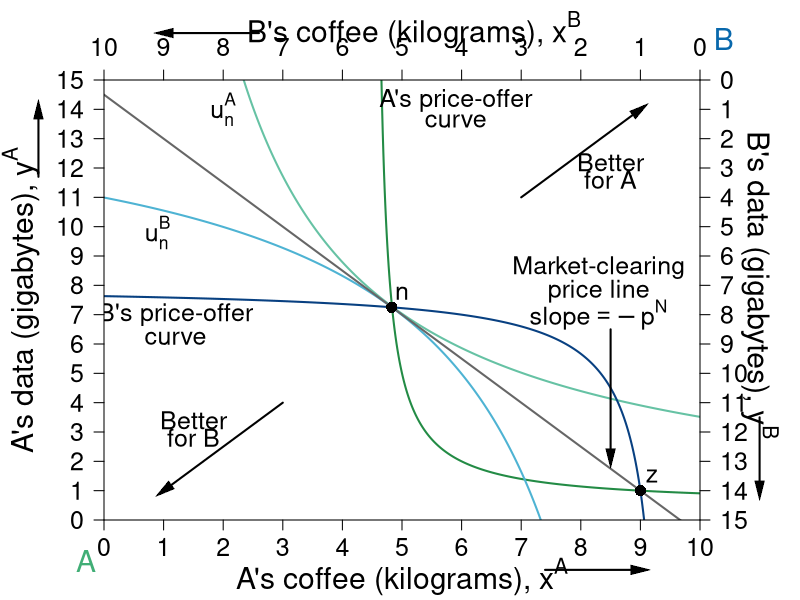

Source code (R):
#' Graph Designer: Simon Halliday, Scott Cohn
#' Authors: Bowles and Halliday
#' Title: Coordination, Conflict and Competition: A Text in Microeconomics

library("shape")

pdf(file = "what_can_markets_do/property_walras_market.pdf", width = 9, height = 7)

# Set parameters for graphics
axislabelsize <- 1.8
labelsize <- 1.5
namesize <- 1.8
annotatesize <- 1.5
graphlinewidth <- 2
segmentlinewidth <- 1.5

COL <- c("#7fc97f", "#beaed4", "#fdc086", "#ffff99", "#386cb0", "#f0027f", "#bf5b17", "#666666")
COLA <- c("#e0f3db", "#99d8c9","#66c2a4","#41ae76", "#238b45", "#005824")
COLB <- c("#c6dbef", "#4eb3d3", "#2b8cbe", "#0868ac","#084081")
COLC <- c("#fcfbfd", "#efedf5", "#dadaeb", "#bcbddc", "#9e9ac8", "#807dba", "#6a51a3", "#54278f", "#3f007d")
grays <- gray.colors(25, start = 1, end = 0, alpha = 1)
CBCols <- c("#009E73","#0072B2","#E69F00","#CC79A7", "#F0E442")



indiffcurveA1 <- function(x, U = 4, A = 1, a = 0.5) {
  ((((U-2)/A)*(1/x)^a)^(1/(1-a)))
}

indiffcurveA2 <- function(x, U = 4, A = 1, a = 0.5) {
  (((U/A)*(1/x)^a)^(1/(1-a)))
}

indiffcurveA3 <- function(x, U = 5.93, A = 1, a = 0.5) {
  (((U/A)*(1/x)^a)^(1/(1-a)))
}

indiffcurveA4 <- function(x, U = 6.984164, A = 1, a = 0.5) {
  ((((U)/A)*(1/x)^a)^(1/(1-a)))
}

paretoEC <- function(x) {
  (3/2)*x
}

OfferCurveA <- function(x) {
  # x/(x  - 4)
  x / (2*x - 9)
}

mrsplot <- function(x) {
  (13/2)*(x/(9-x)^2)
}

OfferCurveB <- function(x) {
  #15 - (14/2)*(10 - x)/(9 - x)
  (145 - 16*x) / (19 - 2*x)
}

WalrasPrice <- function(x) {
  14.5 - (3/2)*x
}

#Deriving the offer curves: let py = 1
#wA = 8px + 2py = 8px + 2; Demand: x = w/2px => x = 4 + 1/px => px = 1/(x - 4)
#Offer curve is y = px*x => (1/(x-4))*x = x/(x-4) defined for x neq 4
#wA = 2px + 13py = 2px + 13; Demand: x = w/2px => x = 1 + 13/2px => px = 13/2(x - 1)
#B's Offer curve is y = px*x => (13/2)(1/(x-1))*x = (13/2)(x/(x-1)
#Therefore in terms of yA and xA:
#15 - y = (13/2)*(10 - x)/(10 - x - 1)
#Therefore y = 15 - (13/2)*(10-x)/(9 - x) defined for x neq 9
#The tangency of the indifference curve and the offer curve gives mrsplot
#Where mrsplot equals that offer curve, we get x = (3/17)*(51 - sqrt(221)) = 6.376576; 
#So y = 6.022321; therefore u = (6.376576^0.5)*(6.022321^0.5)

indiffcurveBneg1 <- function(x, U = 5.09, A = 1, a = 0.5) {
  15 - (((U/A)*(1/(10 - x))^a)^(1/(1-a)))
}

indiffcurveBneg2 <- function(x, U = 6.33, A = 1, a = 0.5) {
  15 - (((U/A)*(1/(10 - x))^a)^(1/(1-a)))
}

#Aisha happens to have found 8 apples and 2 oranges, 
#and Betty happens to have found 2 apples and 13 oranges. 
#Aisha's utility (8^0.5)*(2^0.5) = 4
#Betty's utility (2^0.5)*(13^0.5) = 5.09


par(mar =  c(4, 5.2, 4, 5))
xlims <- c(0, 10)
ylims <- c(0, 15)
xlims2 <- c(10, 0)
ylims2 <- c(15, 0)

plot(0, 0, xlim = xlims, ylim = ylims, type = "n",
     xlab = expression(paste("A's coffee (kilograms), ", x^A)),
     ylab = expression(paste("A's data (gigabytes), ", y^A)), 
     #line = 2.5,
     xaxt = "n", 
     yaxt = "n", 
     cex.lab = axislabelsize, 
     bty = "n",
     xaxs = "i", 
     yaxs = "i")


npts <- 500 
npts2 <- 501

#Specify the sequences of points for graphing. 
xx1 <- seq(xlims[1], xlims[2], length.out = npts)
yy1 <- indiffcurveA2(xx1, U = 4, A = 1, a = 0.5)
yy2 <- indiffcurveA2(xx1)


#I need something like xx1 with npts for 
xx2 <- seq(4.5, xlims[2], length.out = npts)
xx3 <- seq(xlims[1], 9.1, length.out = npts)
xx4 <- seq(1, 9.5, length.out = npts)

#Draw the lines for the graphs

lines(xx1, indiffcurveA3(xx1), col = COLA[3], lwd = graphlinewidth)

lines(xx2, OfferCurveA(xx2), col = COLA[5], lwd = graphlinewidth)
lines(xx1, indiffcurveBneg2(xx1), col = COLB[2], lwd = graphlinewidth)

lines(xx3, OfferCurveB(xx3), col = COLB[5], lwd = graphlinewidth)
lines(xx1, WalrasPrice(xx1), col = COL[8], lwd = graphlinewidth)

#Customize ticks and labels for the plot
ticksy <- seq(from = 0, to = 15, by = 1)
ylabels <- seq(from = 0, to = 15, by = 1)
ticksx <- seq(from = 0, to = 10, by = 1)
xlabels <- seq(from = 0, to = 10, by = 1)
axis(1, at = ticksx, pos = 0, labels = xlabels, cex.axis = labelsize)
axis(2, at = ticksy, pos = 0, labels = ylabels, las = 1, gap.axis = -1, cex.axis = labelsize)

#Add arrows:
Arrows(-1.1, 11.7, -1.1, 14, col = "black", lty = 1, lwd = 2, arr.type = "triangle", arr.lwd = 0.5, xpd = TRUE)
Arrows(7.4, -1.7, 9, -1.7, col = "black", lty = 1, lwd = 2, arr.type = "triangle", arr.lwd = 0.5, xpd = TRUE)

# arrows(-1.1, 10.5, -1.1, 14, xpd = TRUE, length = 0.1, angle = 40, lwd = 3)
# arrows(6.7, -1.7, 9, -1.7, xpd = TRUE, length = 0.1, angle = 40, lwd = 3)

#Annotation of the three graphs and the NE

text(2, 14, expression(u[n]^A), cex = labelsize)
# 

# # #Label B's offer curve
# text(2, 2.6, expression("B's Offer Curve"), cex = labelsize)
# Arrows(1.5, 3.3, 1.5, 7, col = "black", lty = 1, lwd = 2, arr.type = "triangle", arr.lwd = 0.5)
# # 
# # # Price Line
# text(8.3, 13, expression(paste("A's Offer Curve")), cex = labelsize)
# Arrows(6.7, 13, 5, 13, col = "black", lty = 1, lwd = 2, arr.type = "triangle", arr.lwd = 0.5)
text(1.2, 7, expression("B's price-offer"), cex = annotatesize)
text(1.2, 6.2, expression("curve"), cex = annotatesize)

text(5.9, 14.3, expression("A's price-offer"), cex = annotatesize)
text(5.9, 13.6, expression("curve"), cex = annotatesize)

# text(2.5, 7.0, expression("B's best-response"), cex = annotatesize)
# text(2.5, 6.3, expression("function (ICC)"), cex = annotatesize)
# 
# text(6.3, 14.3, expression("A's best-response"), cex = annotatesize)
# text(6.3, 13.6, expression("function (ICC)"), cex = annotatesize)

# Walrasian Price Line
text(8.3, 8.6, expression(paste("Market-clearing")), cex = labelsize)
text(8.3, 7.8, expression(paste("price line")), cex = labelsize)
text(8.3, 7, expression(paste("slope", phantom() == -p^N)), cex = labelsize)
Arrows(8.5, 6.5, 8.5, 2.1, col = "black", lty = 1, lwd = 2, arr.type = "triangle", arr.lwd = 0.5)


text(1.5, 3.4, expression(paste("Better")), cex = labelsize)
text(1.5, 2.8, expression(paste("for B")), cex = labelsize)
Arrows(3, 4, 1, 1, col = "black", lty = 1, lwd = 2, arr.type = "triangle", arr.lwd = 0.5)

text(8.5, 15-2.8, expression(paste("Better")), cex = labelsize)
text(8.5, 15-3.4, expression(paste("for A")), cex = labelsize)
Arrows(10-3, 15-4, 9, 14, col = "black", lty = 1, lwd = 2, arr.type = "triangle", arr.lwd = 0.5)


# #Add a point for the initial endowment
points(4.8275, 7.25, pch = 16, col = "black", cex = 1.5)
text(5, 7.75, expression(n), cex = labelsize)

text(-0.3, -1.4, expression("A"), xpd = TRUE, cex = namesize, col = COLA[4])
text(10.4, 16.4, expression("B"), xpd = TRUE, cex = namesize, col = COLB[4])

#Set up second axes and labels

par(new = TRUE)

#Use the same x and ylims as previously, but with locations switched
xlims2 <- c(10, 0)
ylims2 <- c(15, 0)

#Leave the ylab and xlab blank to ensure no axes titles
plot(0, 0, xlim = xlims2, ylim = ylims2, type = "n",
     xlab = expression(paste("")),
     ylab = expression(paste("")),
     xaxt = "n", 
     yaxt = "n", 
     #cex.lab = 1.2,
     cex.axis = labelsize,
     bty = "n",
     xaxs = "i", 
     yaxs = "i")

#Set up axes at sides 3 and 4 (top and right)
axis(side = 3, at = ticksx, pos = 0, labels = xlabels, cex.axis = labelsize)
axis(side = 4, at = ticksy, pos = 0, labels = ylabels, las = 1, gap.axis = -1, cex.axis = labelsize)
text(4.8, -1.7, expression(paste("B's coffee (kilograms), ", x^B)), xpd = TRUE, cex = axislabelsize) 
text(-1, 7, expression(paste("B's data (gigabytes), ", y^B)), xpd = TRUE, cex = axislabelsize, srt = 270) 

#Add arrows:
Arrows(-1, 11.5, -1, 14, col = "black", lty = 1, lwd = 2, arr.type = "triangle", arr.lwd = 0.5, xpd = TRUE)
Arrows(7.4, -1.6, 9, -1.6, col = "black", lty = 1, lwd = 2, arr.type = "triangle", arr.lwd = 0.5, xpd = TRUE)

# arrows(-0.7, 10, -0.7, 14, xpd = TRUE, length = 0.1, angle = 40, lwd = 3)
# arrows(6.6, -1.6, 9, -1.6, xpd = TRUE, length = 0.1, angle = 40, lwd = 3)

#Functions for B's indifference curves
indiffcurveB1 <- function(x, U = 5.09, A = 1, a = 0.5) {
  ((((U-2)/A)*(1/x)^a)^(1/(1-a)))
}

indiffcurveB2 <- function(x, U = 5.09, A = 1, a = 0.5) {
  (((U/A)*(1/x)^a)^(1/(1-a)))
}

indiffcurveB3 <- function(x, U = 5.703502, A = 1, a = 0.5) {
  ((((U)/A)*(1/x)^a)^(1/(1-a)))
}

indiffcurveB4 <- function(x, U = 8.244574, A = 1, a = 0.5) {
  ((((U)/A)*(1/x)^a)^(1/(1-a)))
}





#Label B's indifference curves

text(9.1, 5.2, expression(u[n]^B), cex = labelsize)


#Add a point for the initial endowment
points(1, 14, pch = 16, col = "black", cex = 1.5)
text(0.8, 13.5, expression(z), cex = labelsize)









#Calculate TIOLI power allocation for B
#mrs(x,y) => pareto efficient curve is (3/2)x = y
#A's initital utility is 4 = u(8,2) = (8^0.5)*(2^0.5)
#Therefore substitute in the contract curve u_e^A = 4 = (x^A)^(0.5)(3/2*x^A)^0.5
# => x^A = 4/((3/2)^0.5) = 3.27 => x^B = 6.73
# => y^A = 3/2(x^A) = 4.9 => y^B = 10.1

#Add point g for B's TIOLI power
# points(6.73, 10.1, pch = 16, col = "black", cex = 1.5)
# text(6.73, 10.6, expression(g))

#Calculate TIOLI power allocation for A
#mrs(x,y) => pareto efficient curve is (3/2)x = y
#A's initital utility is 4 = u(8,2) = (8^0.5)*(2^0.5)
#Therefore substitute in the contract curve u_e^A = 4 = (x^A)^(0.5)(3/2*x^A)^0.5
# => x^B = 5.09/((3/2)^0.5) = 4.16 => x^A = 5.84
# => y^B = 3/2(x^B) = 6.23 => y^A = 8.77 
#=> u^A = (5.84^0.5)*(8.77^0.5) = 7.156591
#Add point f for A's TIOLI power
# points(4.16, 6.23, pch = 16, col = "black", cex = 1.5)
# text(4.16, 5.8, expression(f))


#Annotating B's endowment
#text(1.8, 12.5, expression(z), cex = labelsize)

#Annotating a point that is a Pareto improvement over e.
#points(3.623424, 8.977679, pch = 16, col = "black", cex = 1.5)
#text(3.623424, 8.4, expression(h))
#(2.94^0.5)*(12.76^0.5)

#Label Pareto Improving Lens
#text(7, 5, expression(paste("Pareto-Improving Lens")))

dev.off()
